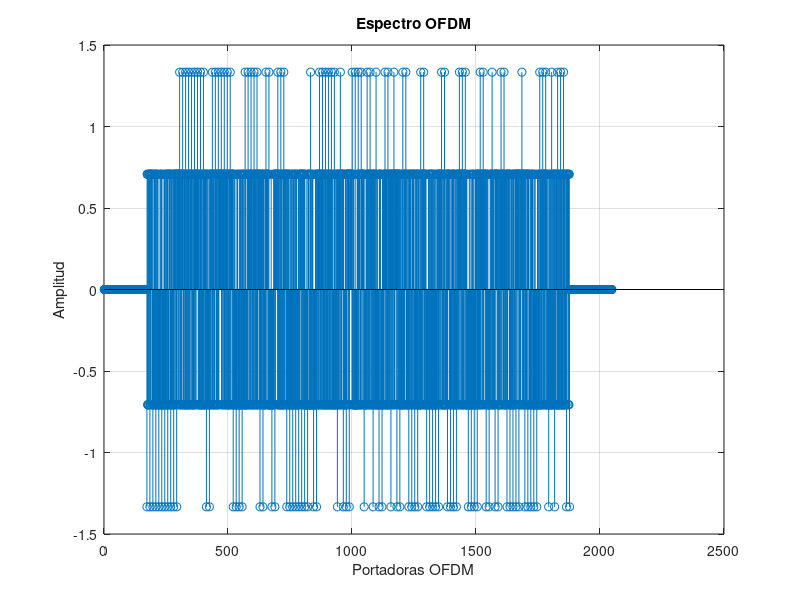
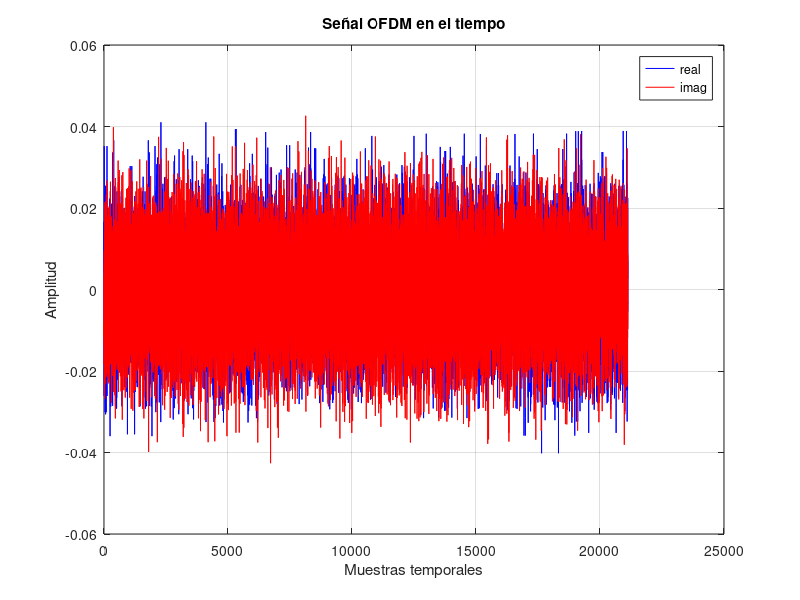
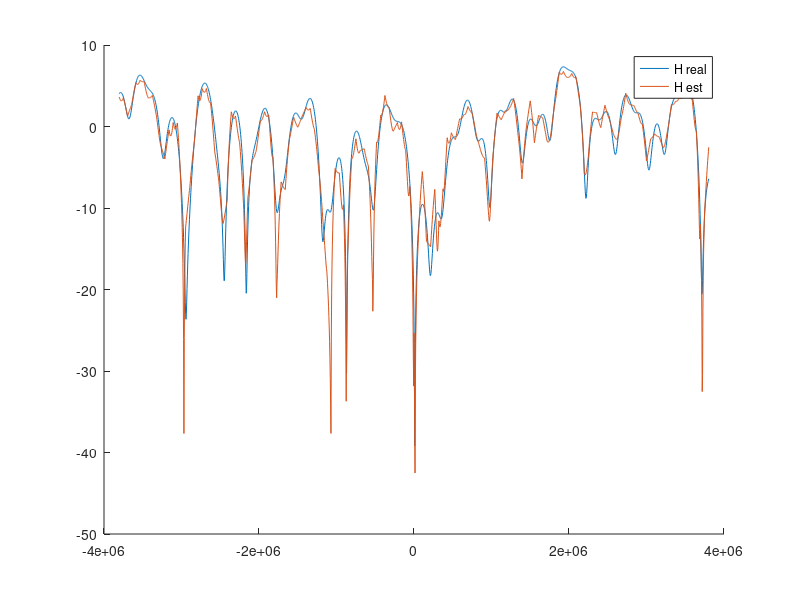
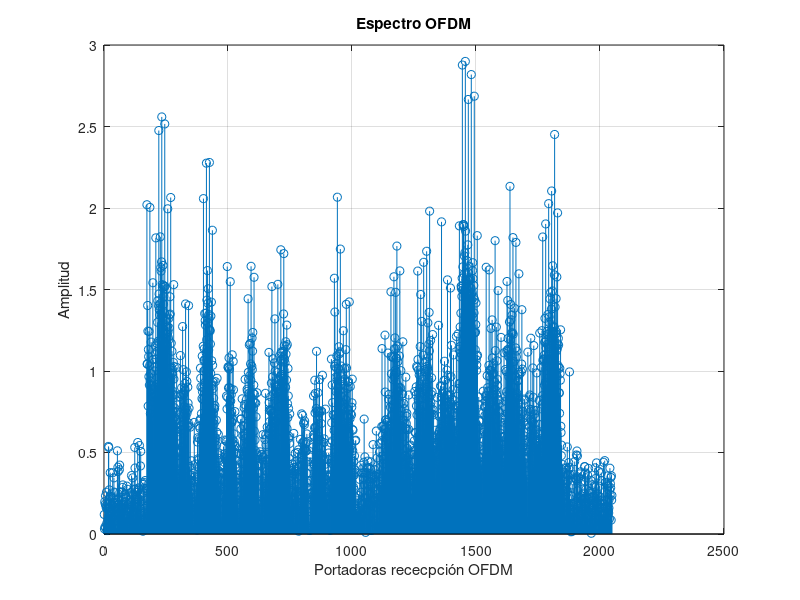

Write MATLAB code to recreate these figures, in order.
clear;
close all;
%% comentario
%% Configuración del sistema OFDM
NUM_SYMB = 10;       % Número de símbols a transmitir
SEED=100;            % Semilla para el generador de números aleatorios
CONSTEL = 'BPSK';    % Constelación utilizada BPSK o QPSK
MODO = '2K';
SNR=10;             %SNR en dB

tic

% Inicializamos el generador de números aleatorios con la semilla
rng(SEED);

% Definición de la constelación
switch MODO
    case '2K'
        N_portadoras = 1705;
        T_U = 224e-6;        % Tiempo útil
        NFFT=2048;
    case '8K'
        N_portadoras = 6817;
        T_U = 896e-6;
        NFFT=8192;
end

N_pilotos = ceil(N_portadoras/12);
NDATA=N_portadoras- N_pilotos;   
NCP = NFFT/32;            % Número de muestras del prefijo cíclico

PLOC=1:12:N_portadoras;

switch CONSTEL
    case 'BPSK'
        M=1;
        C=[1 -1];
    case 'QPSK'
        C=[1+1i 1-1i -1+1i -1-1i];
        M=2;      
end

% scatterplot(C);
% grid
% title('Constelación')

%% Transmisor
% Generación de los bits a transmitir
numbits = NUM_SYMB*NDATA*M;
bits_tx = rand(numbits, 1)>0.5; % numbits x 1

% Bits to symbols
aux  = reshape(bits_tx, M, []).'; % numbits/M x M
symb = zeros(size(aux, 1),1);     % numbits/M x 1
for k=1:M
    symb = symb + (2^(k-1))*aux(:,k); % primera columna = lsb 
end

% Mapper
const_points = C(symb+1); % numbits/M x 1
const_points = const_points./(sqrt(2));

% scatterplot(const_points);
% grid
% title('Constelación transmitida') 

% Símbolos OFDM en frecuencia (rejilla tiempo frecuencia)
ofdm_freq = zeros(NFFT, NUM_SYMB); % NFFT x NUM_SYMB
ofdm_util = ofdm_freq(ceil((NFFT-N_portadoras)/2)+(1:N_portadoras),:);

registro = ones(1,11);
registro_salida = zeros(1,N_pilotos);
for n = 1:N_pilotos
    % registro_salida = [registro(end),registro_salida(1:end-1)];
    registro_salida(n) = registro(end);
    registro = [xor(registro(end),registro(end-2)),registro(1:(end-1))];
end

pilotos = zeros(N_pilotos,10);
for n = 1:NUM_SYMB
    pilotos(:,n) = 4/3*2*(0.5-registro_salida);
end

ofdm_util(PLOC,:) = pilotos;
ofdm_util(ofdm_util==0) = const_points;
ofdm_freq(ceil((NFFT-N_portadoras)/2)+(1:N_portadoras),:) = ofdm_util;

figure
stem(ofdm_freq(:,1)); % Pintamos un único símbolo
grid
xlabel('Portadoras OFDM');
ylabel('Amplitud');
title('Espectro OFDM')

% ifftshift permite pasar de una representación del espectro con el f=0 en el
% centro a una representación con f=0 a la izquierda.
% Importante el 1 para hacer la transformación en la dimensión correcta
ofdm_freq=ifftshift(ofdm_freq, 1); % NFFT x NUM_SYMB


% Modulacion OFDM
% Importante el 1 para hacer la transformación en la dimensión correcta
ofdm_time = ifft(ofdm_freq, NFFT, 1); % NFFT x NUM_SYMB

% Prefijo cíclico de forma matricial
ofdm_time = [ofdm_time(end-(NCP-1):end, :); ofdm_time];

% Salida secuencial (el : lee por columnas)
tx = ofdm_time(:); % (NFFT+NCP)·NUM_SYMB x 1
 
figure
plot(real(tx), 'b-');
hold on
plot(imag(tx), 'r-');
xlabel('Muestras temporales');
ylabel('Amplitud');
legend('real', 'imag');
grid
title('Señal OFDM en el tiempo')

% Espectro de la señal transmitida
% figure
% pwelch(tx);

%% Canal AWGN


% Canal real

parametros = [0.057662 1.003019 4.855121
0.176809 5.422091 3.419109
0.407163 0.518650 5.864470
0.303585 2.751772 2.215894
0.258782 0.602895 3.758058
0.061831 1.016585 5.430202
0.150340 0.143556 3.952093
0.051534 0.153832 1.093586
0.185074 3.324866 5.775198
0.400967 1.935570 0.154459
0.295723 0.429948 5.928383
0.350825 3.228872 3.053023
0.262909 0.848831 0.628578
0.225894 0.073883 2.128544
0.170996 0.203952 1.099463
0.149723 0.194207 3.462951
0.240140 0.924450 3.664773
0.116587 1.381320 2.833799
0.221155 0.640512 3.334290
0.259730 1.368671 0.393889];

rho_i = parametros(:,1);
tau_i = parametros(:,2)*10^-6;
theta_i = parametros(:,3);


delta_f = 1/T_U;
k = (-NFFT/2:NFFT/2-1);

H_real = zeros(NFFT,1);
% for n= 1:2048
%     H_real(n,1) = sum(rho_i.*exp(-1i*theta_i).*exp(-1i*2*pi*k(n)*delta_f*tau_i));
% end

for n = 1:20
    H_real = H_real + rho_i(n)*exp(-1i*theta_i(n))*exp(-1i*2*pi*k.'*delta_f*tau_i(n));
end

figure, hold on, plot((-floor(N_portadoras/2):ceil(N_portadoras/2)-1)*delta_f,20*log10(abs(H_real(NFFT/2-floor(N_portadoras/2):NFFT/2+ceil(N_portadoras/2)-1))))


h_real_tiempo = ifft(ifftshift(H_real),NFFT,1);

rx_antena = conv(h_real_tiempo,tx);
rx_antena = rx_antena(1:end-(NFFT-1),1);

% figure
% plot(real(rx_antena), 'b-');
% hold on
% plot(imag(rx_antena), 'r-');
% xlabel('Muestras temporales');
% ylabel('Amplitud');
% legend('real', 'imag');
% grid
% title('Señal OFDM en el tiempo')


% Ruido
Ps = mean(tx.*conj(tx)); % Potencia de señal
nsr = 10^(-SNR/10);      % Pn/Ps

noise = (randn(size(tx))+1i*randn(size(tx))) / sqrt(2); % Ruido complejo de potencia 1
noise = sqrt(Ps*nsr).*noise; % Ruido complejo de potencia Ps*snr
% Alternativa a las dos líneas anteriores:
% noise = wgn(size(tx,1), 1, Ps*nsr, 'complex');

rx = rx_antena+noise;
% rx = rx_antena;

% Return termina la ejecución del script. Las líneas de después no se
% ejecutarán
% return


%% Receptor
% TO-DO: Receptor (operaciones inversas al transmisor)

ofdm_time_r_NCP = reshape(rx,NFFT+NCP,NUM_SYMB);

ofdm_time_r=ofdm_time_r_NCP(NCP+1:end,:);

ofdm_freq_r=fft(ofdm_time_r,NFFT,1);

ofdm_freq_r= fftshift(ofdm_freq_r,1);

ofdm_util_r =ofdm_freq_r(ceil((NFFT-N_portadoras)/2)+(1:N_portadoras),:);

% scatterplot(ofdm_util_r(:,1))

figure
stem(abs(ofdm_freq_r(:,1))); % Pintamos un único símbolo
grid
xlabel('Portadoras rececpción OFDM');
ylabel('Amplitud');
title('Espectro OFDM')


H_est = zeros(N_portadoras,1);
% H_est(PLOC,1) = H_real(PLOC+NFFT/2-ceil(1705/2),1);
H_est(PLOC,1) = ofdm_util_r(PLOC,1)./pilotos(:,1);

% Interpolación lineal de H_est
x = 1:12;
for n = 1:N_pilotos-1 % ceil(PLOC/12)
    b = H_est((n-1)*12+1);
    a = (H_est(12*n+1) - H_est((n-1)*12+1))/12;
    y = a*x + b;
    H_est((n-1)*12+2:12*n+1) = y;
end

% Load csv


figure(3)
plot((-floor(N_portadoras/2):ceil(N_portadoras/2)-1)*delta_f,20*log10(abs(H_est)))
legend('H real','H est')


% División en frecuencia Tx = Rx / H_est
S_tx = ofdm_util_r./H_est;

% Quitamos los pilotos
S_tx(PLOC,:) = []; 

% Concatenar los bits recibidos
rx_constel = reshape(S_tx,(N_portadoras-N_pilotos)*NUM_SYMB,1).';

scatterplot(rx_constel);

% Demap
switch CONSTEL
    case 'BPSK'
        bits_rx = rx_constel<0;
    case 'QPSK'
        bits_rx = zeros(1,length(rx_constel)*2);
        bits_rx(2:2:end) = real(rx_constel)<0;
        bits_rx(1:2:end) = imag(rx_constel)<0;
end

BER = mean(xor(bits_rx, bits_tx.'));
fprintf(1, 'BER = %f\n', BER);
toc
